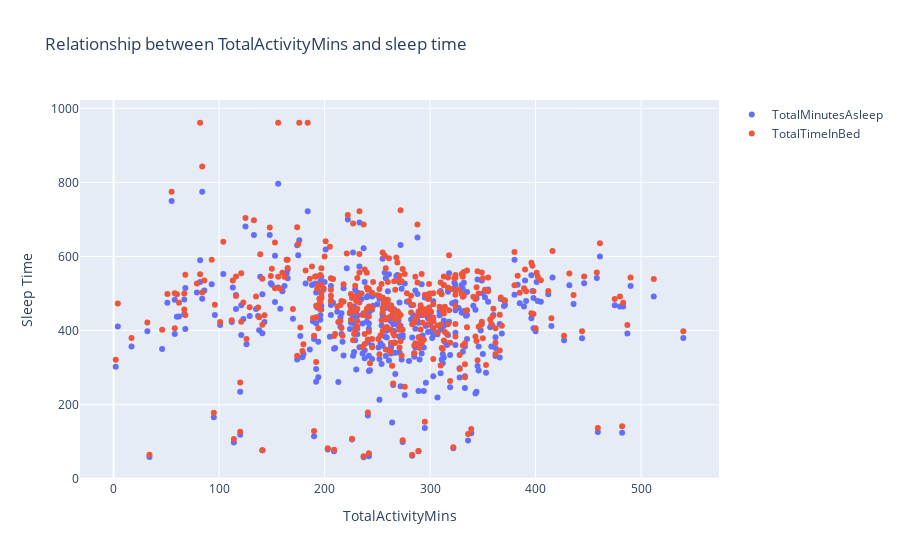

Notebook source saved alongside this figure:
### Markdown cell above
1. The more time a user spends in active mode, the more steps and distance a user covers.
2. The more TotalSteps the user takes, the more TotalDistance they cover. And the more distance the user covers, the more calories they burn. 
3. The more the sedantary minutes, the less time they spend in bed and sleeping. 
4. But that doesn't mean the moe active people are spending a healthy amount of time asleep or not. There's not much of a correlation between TotalActivityMins and TotalMinutesAsleep.

### Code cell
#Relationship between TotalActivityMins and sleep time
fig = go.Figure()
fig.add_trace(go.Scatter(x=df_sleep_activity['TotalActivityMins'], y=df_sleep_activity['TotalMinutesAsleep'], mode='markers', name='TotalMinutesAsleep'))
fig.add_trace(go.Scatter(x=df_sleep_activity['TotalActivityMins'], y=df_sleep_activity['TotalTimeInBed'], mode='markers', name='TotalTimeInBed'))
fig.update_layout(title='Relationship between TotalActivityMins and sleep time', xaxis_title='TotalActivityMins', yaxis_title='Sleep Time')
fig.show()

### Figure 1 — Plotly figure (JSON) as saved in the notebook; plotly's stock layout.template omitted (floating-point values rounded to 4 significant figures; data arrays with more than 128 entries replaced by an {"elided": "..."} marker saying what was removed)
{"data": [{"mode": "markers", "name": "TotalMinutesAsleep", "type": "scatter", "x": {"elided": "410 int values"}, "y": {"elided": "410 int values"}}, {"mode": "markers", "name": "TotalTimeInBed", "type": "scatter", "x": {"elided": "410 int values"}, "y": {"elided": "410 int values"}}], "layout": {"title": {"text": "Relationship between TotalActivityMins and sleep time"}, "xaxis": {"title": {"text": "TotalActivityMins"}}, "yaxis": {"title": {"text": "Sleep Time"}}}}
